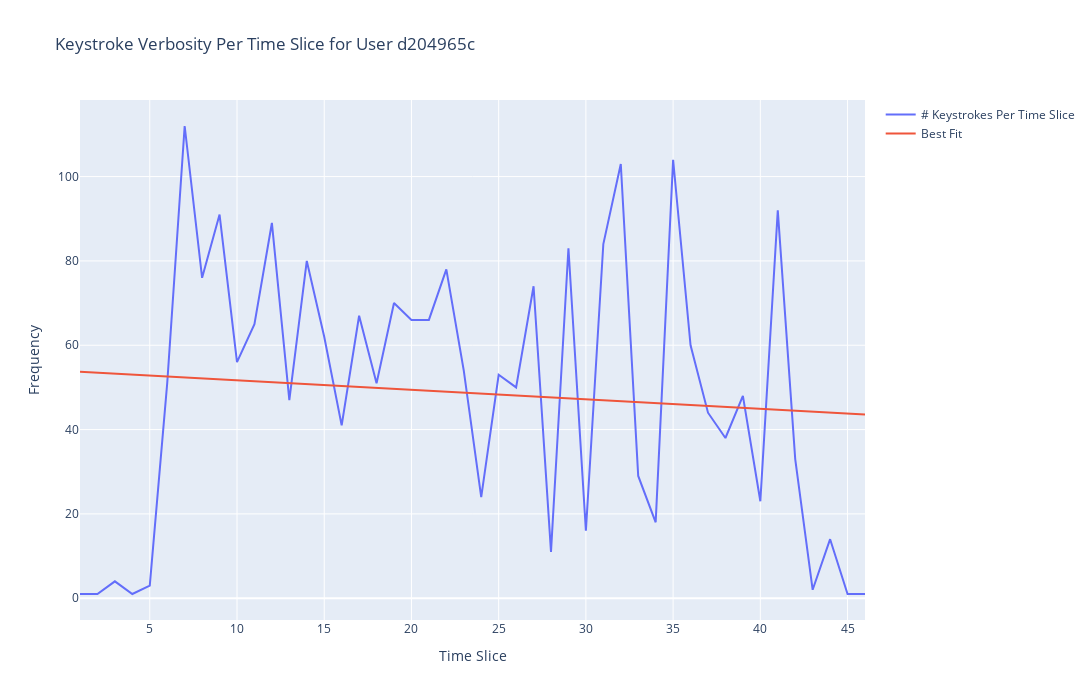
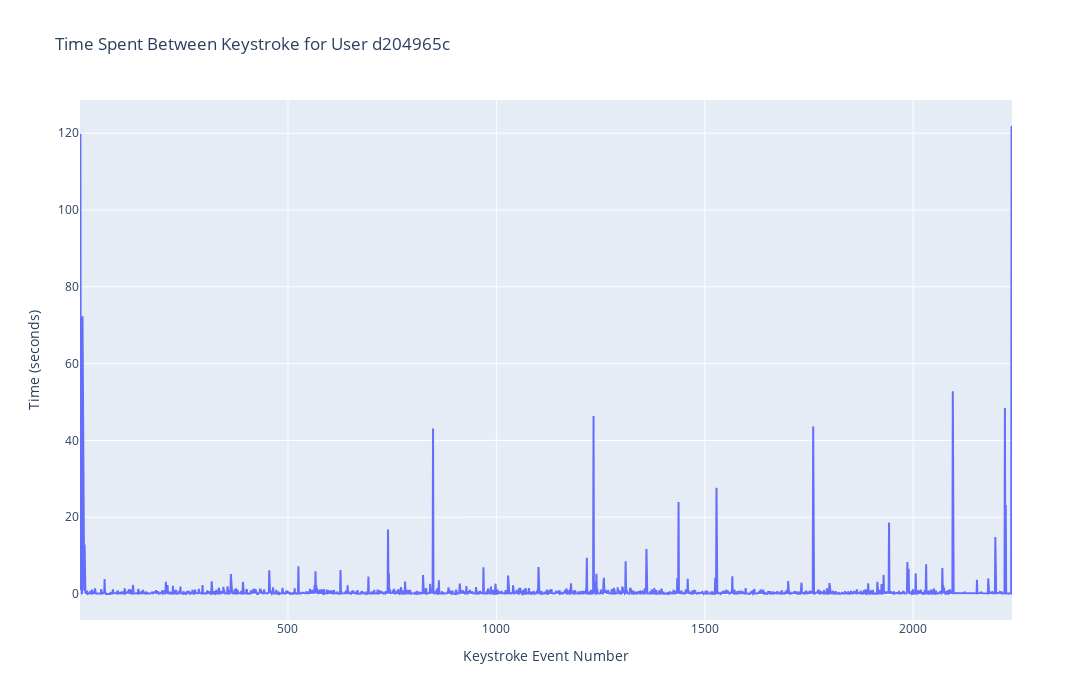
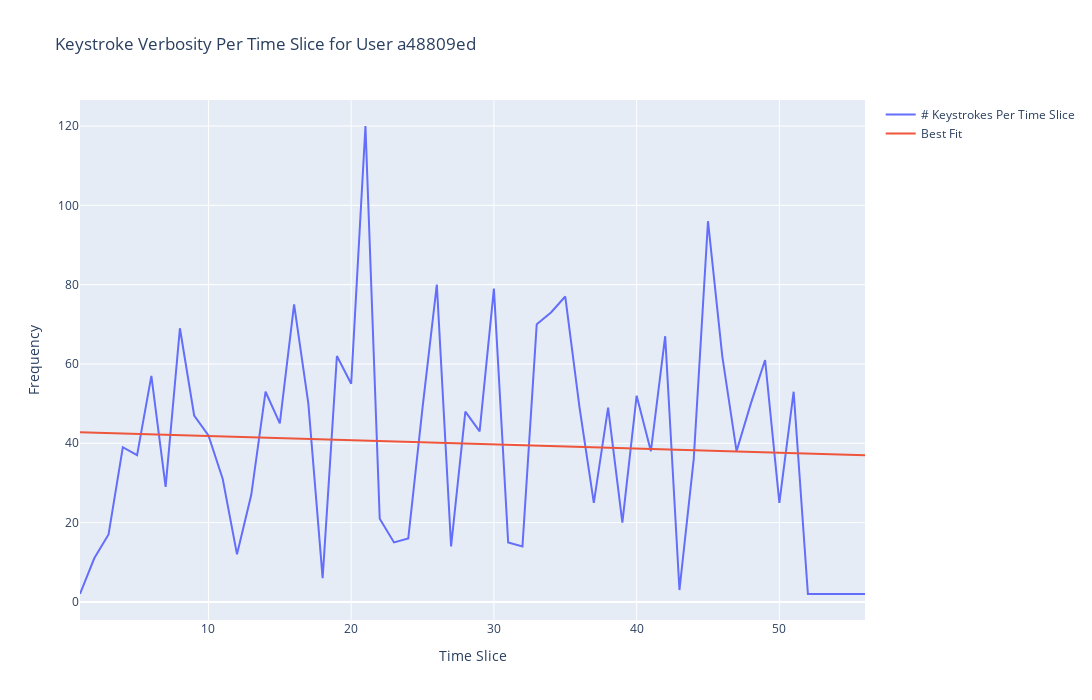
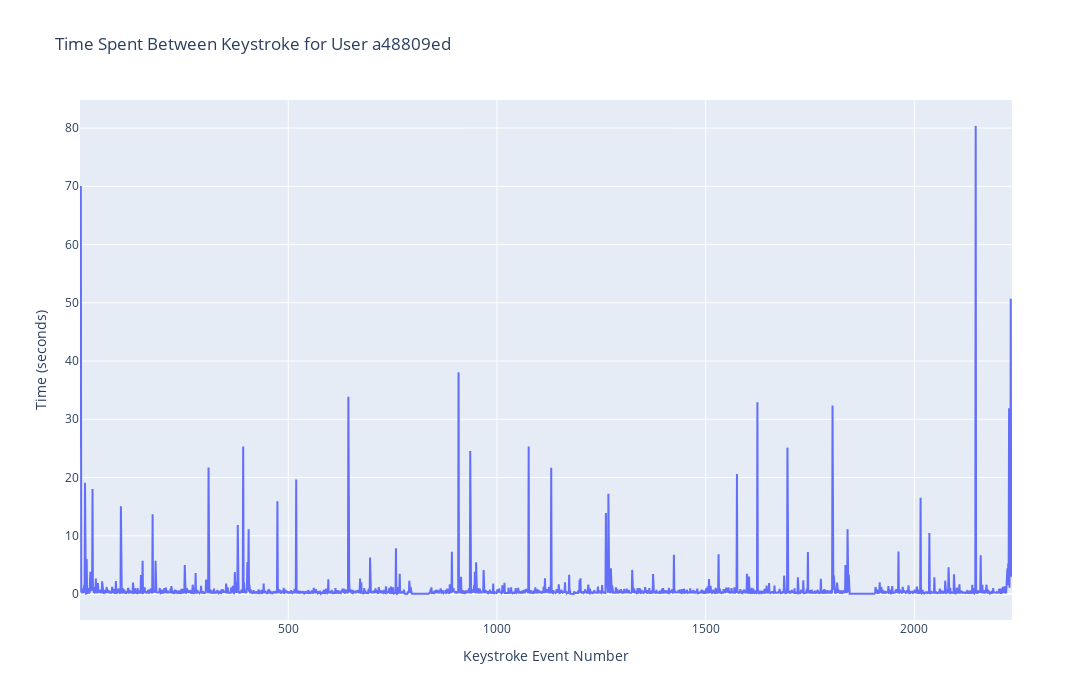

Write notebook code for charts like these, in order.
### Markdown cell above
### Instantiate your **KeystrokeConfig** and **KeystrokeTrainer** classes and optionally specify your desired parameters according to your preferences/needs
### Finally call the run method and you will find the trained model and results in the directory specified in the config (defaults to output)

### Code cell
config = KeystrokeConfig(target_col="score", target_path="assets/train_scores.csv", validate=True, split_size=0.2)
trainer = KeystrokeTrainer("assets/train_logs.csv", config=config)
trainer.run()

### Figure 1 — Plotly figure (JSON) as saved in the notebook; plotly's stock layout.template omitted (floating-point values rounded to 4 significant figures)
{"data": [{"name": "# Keystrokes Per Time Slice", "type": "scatter", "x": [1, 2, 3, 4, 5, 6, 7, 8, 9, 10, 11, 12, 13, 14, 15, 16, 17, 18, 19, 20, 21, 22, 23, 24, 25, 26, 27, 28, 29, 30, 31, 32, 33, 34, 35, 36, 37, 38, 39, 40, 41, 42, 43, 44, 45, 46], "y": [1, 1, 4, 1, 3, 51, 112, 76, 91, 56, 65, 89, 47, 80, 62, 41, 67, 51, 70, 66, 66, 78, 54, 24, 53, 50, 74, 11, 83, 16, 84, 103, 29, 18, 104, 60, 44, 38, 48, 23, 92, 33, 2, 14, 1, 1]}, {"name": "Best Fit", "type": "scatter", "x": [1, 2, 3, 4, 5, 6, 7, 8, 9, 10, 11, 12, 13, 14, 15, 16, 17, 18, 19, 20, 21, 22, 23, 24, 25, 26, 27, 28, 29, 30, 31, 32, 33, 34, 35, 36, 37, 38, 39, 40, 41, 42, 43, 44, 45, 46], "y": [53.71, 53.48, 53.26, 53.03, 52.81, 52.58, 52.35, 52.13, 51.9, 51.68, 51.45, 51.23, 51.0, 50.77, 50.55, 50.32, 50.1, 49.87, 49.65, 49.42, 49.19, 48.97, 48.74, 48.52, 48.29, 48.07, 47.84, 47.61, 47.39, 47.16, 46.94, 46.71, 46.49, 46.26, 46.04, 45.81, 45.58, 45.36, 45.13, 44.91, 44.68, 44.46, 44.23, 44.0, 43.78, 43.55]}], "layout": {"height": 700, "title": {"text": "Keystroke Verbosity Per Time Slice for User d204965c"}, "width": 1800, "xaxis": {"anchor": "y", "domain": [0, 1], "title": {"text": "Time Slice"}}, "yaxis": {"anchor": "x", "domain": [0, 1], "title": {"text": "Frequency"}}}}

### Figure 2 — Plotly figure (JSON) as saved in the notebook; plotly's stock layout.template omitted (floating-point values rounded to 4 significant figures; data arrays with more than 128 entries replaced by an {"elided": "..."} marker saying what was removed)
{"data": [{"name": "Time Spent Between Next Keystroke", "type": "scatter", "x": {"elided": "2237 int values"}, "y": {"elided": "2237 float values"}}], "layout": {"height": 700, "title": {"text": "Time Spent Between Keystroke for User d204965c"}, "width": 1800, "xaxis": {"anchor": "y", "domain": [0, 1], "title": {"text": "Keystroke Event Number"}}, "yaxis": {"anchor": "x", "domain": [0, 1], "title": {"text": "Time (seconds)"}}}}

### Figure 3 — Plotly figure (JSON) as saved in the notebook; plotly's stock layout.template omitted (floating-point values rounded to 4 significant figures)
{"data": [{"name": "# Keystrokes Per Time Slice", "type": "scatter", "x": [1, 2, 3, 4, 5, 6, 7, 8, 9, 10, 11, 12, 13, 14, 15, 16, 17, 18, 19, 20, 21, 22, 23, 24, 25, 26, 27, 28, 29, 30, 31, 32, 33, 34, 35, 36, 37, 38, 39, 40, 41, 42, 43, 44, 45, 46, 47, 48, 49, 50, 51, 52, 53, 54, 55, 56], "y": [2, 11, 17, 39, 37, 57, 29, 69, 47, 42, 31, 12, 27, 53, 45, 75, 50, 6, 62, 55, 120, 21, 15, 16, 49, 80, 14, 48, 43, 79, 15, 14, 70, 73, 77, 49, 25, 49, 20, 52, 38, 67, 3, 36, 96, 62, 38, 50, 61, 25, 53, 2, 2, 2, 2, 2]}, {"name": "Best Fit", "type": "scatter", "x": [1, 2, 3, 4, 5, 6, 7, 8, 9, 10, 11, 12, 13, 14, 15, 16, 17, 18, 19, 20, 21, 22, 23, 24, 25, 26, 27, 28, 29, 30, 31, 32, 33, 34, 35, 36, 37, 38, 39, 40, 41, 42, 43, 44, 45, 46, 47, 48, 49, 50, 51, 52, 53, 54, 55, 56], "y": [42.77, 42.67, 42.56, 42.46, 42.36, 42.25, 42.15, 42.04, 41.94, 41.83, 41.73, 41.62, 41.52, 41.41, 41.31, 41.2, 41.1, 40.99, 40.89, 40.78, 40.68, 40.57, 40.47, 40.36, 40.26, 40.15, 40.05, 39.95, 39.84, 39.74, 39.63, 39.53, 39.42, 39.32, 39.21, 39.11, 39.0, 38.9, 38.79, 38.69, 38.58, 38.48, 38.37, 38.27, 38.16, 38.06, 37.95, 37.85, 37.74, 37.64, 37.54, 37.43, 37.33, 37.22, 37.12, 37.01]}], "layout": {"height": 700, "title": {"text": "Keystroke Verbosity Per Time Slice for User a48809ed"}, "width": 1800, "xaxis": {"anchor": "y", "domain": [0, 1], "title": {"text": "Time Slice"}}, "yaxis": {"anchor": "x", "domain": [0, 1], "title": {"text": "Frequency"}}}}

### Figure 4 — Plotly figure (JSON) as saved in the notebook; plotly's stock layout.template omitted (floating-point values rounded to 4 significant figures; data arrays with more than 128 entries replaced by an {"elided": "..."} marker saying what was removed)
{"data": [{"name": "Time Spent Between Next Keystroke", "type": "scatter", "x": {"elided": "2234 int values"}, "y": {"elided": "2234 float values"}}], "layout": {"height": 700, "title": {"text": "Time Spent Between Keystroke for User a48809ed"}, "width": 1800, "xaxis": {"anchor": "y", "domain": [0, 1], "title": {"text": "Keystroke Event Number"}}, "yaxis": {"anchor": "x", "domain": [0, 1], "title": {"text": "Time (seconds)"}}}}
